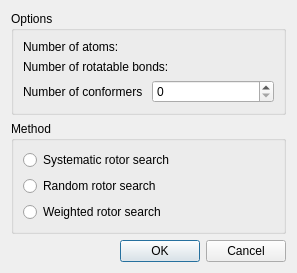
<ui version="4.0" >
 <class>ConformerSearchDialog</class>
 <widget class="QDialog" name="ConformerSearchDialog" >
  <property name="geometry" >
   <rect>
    <x>0</x>
    <y>0</y>
    <width>297</width>
    <height>272</height>
   </rect>
  </property>
  <property name="windowTitle" >
   <string>Conformer Search</string>
  </property>
  <layout class="QVBoxLayout" >
   <item>
    <widget class="QGroupBox" name="groupBox_2" >
     <property name="title" >
      <string>Options</string>
     </property>
     <layout class="QVBoxLayout" >
      <item>
       <widget class="QLabel" name="atomLabel" >
        <property name="text" >
         <string>Number of atoms:</string>
        </property>
       </widget>
      </item>
      <item>
       <widget class="QLabel" name="bondsLabel" >
        <property name="text" >
         <string>Number of rotatable bonds:</string>
        </property>
       </widget>
      </item>
      <item>
       <layout class="QHBoxLayout" >
        <item>
         <widget class="QLabel" name="label" >
          <property name="text" >
           <string>Number of conformers</string>
          </property>
         </widget>
        </item>
        <item>
         <widget class="QSpinBox" name="numSpin" >
          <property name="maximum" >
           <number>10000</number>
          </property>
         </widget>
        </item>
       </layout>
      </item>
     </layout>
    </widget>
   </item>
   <item>
    <widget class="QGroupBox" name="groupBox" >
     <property name="title" >
      <string>Method</string>
     </property>
     <layout class="QVBoxLayout" >
      <item>
       <widget class="QRadioButton" name="systematicRadio" >
        <property name="text" >
         <string>Systematic rotor search</string>
        </property>
       </widget>
      </item>
      <item>
       <widget class="QRadioButton" name="randomRadio" >
        <property name="text" >
         <string>Random rotor search</string>
        </property>
       </widget>
      </item>
      <item>
       <widget class="QRadioButton" name="weightedRadio" >
        <property name="text" >
         <string>Weighted rotor search</string>
        </property>
       </widget>
      </item>
     </layout>
    </widget>
   </item>
   <item>
    <widget class="QDialogButtonBox" name="buttonBox" >
     <property name="orientation" >
      <enum>Qt::Horizontal</enum>
     </property>
     <property name="standardButtons" >
      <set>QDialogButtonBox::Cancel|QDialogButtonBox::NoButton|QDialogButtonBox::Ok</set>
     </property>
    </widget>
   </item>
  </layout>
 </widget>
 <resources/>
 <connections>
  <connection>
   <sender>buttonBox</sender>
   <signal>accepted()</signal>
   <receiver>ConformerSearchDialog</receiver>
   <slot>accept()</slot>
   <hints>
    <hint type="sourcelabel" >
     <x>248</x>
     <y>254</y>
    </hint>
    <hint type="destinationlabel" >
     <x>157</x>
     <y>274</y>
    </hint>
   </hints>
  </connection>
  <connection>
   <sender>buttonBox</sender>
   <signal>rejected()</signal>
   <receiver>ConformerSearchDialog</receiver>
   <slot>reject()</slot>
   <hints>
    <hint type="sourcelabel" >
     <x>316</x>
     <y>260</y>
    </hint>
    <hint type="destinationlabel" >
     <x>286</x>
     <y>274</y>
    </hint>
   </hints>
  </connection>
 </connections>
</ui>
